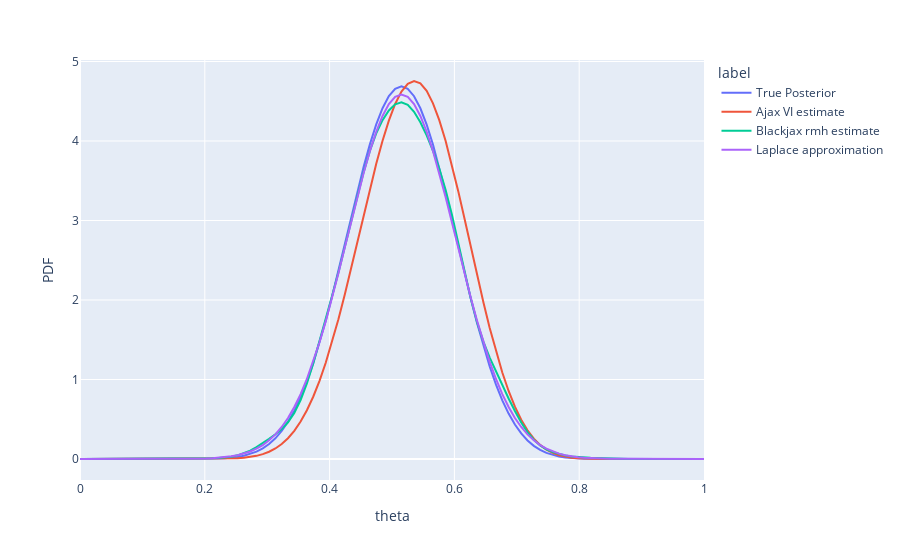

This figure's notebook cell:
### Code cell
all_pdfs = jnp.array([true_post_pdf,ajax_vi_pdf,pdf_black,laplace_pdf]).reshape((-1))
all_labels = ["True Posterior"]*x.shape[0]+["Ajax VI estimate"]*x.shape[0]+["Blackjax rmh estimate"]*x.shape[0]+["Laplace approximation"]*x.shape[0]
x_repeated = jnp.tile(x,4)
to_df = {
    "theta":x_repeated,
    "PDF":all_pdfs,
    "label": all_labels

}
df = pd.DataFrame(to_df)

fig = px.line(to_df,"theta","PDF",color="label") 
fig.write_html("coin_toss_results.html")
fig.show()
